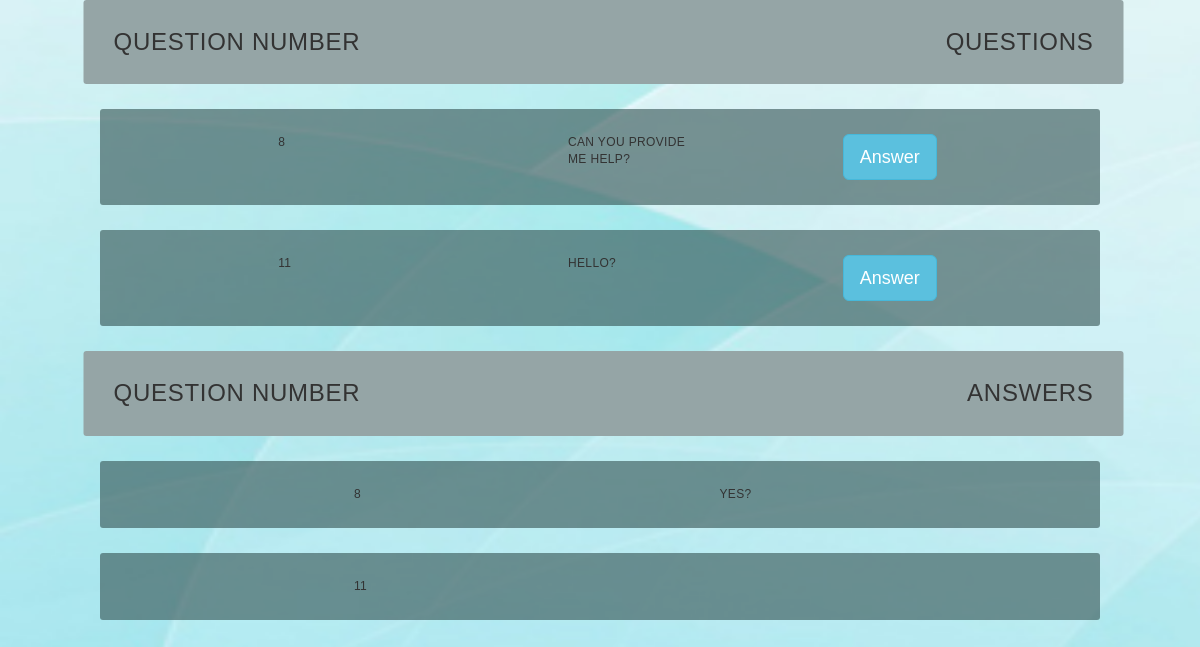
/view/question.php, run on the app's committed database.
### tables this page shows
CREATE TABLE `queries` (
  `Qid` int(11) NOT NULL,
  `query` varchar(10000) DEFAULT NULL,
  `queryuser` varchar(25) NOT NULL,
  `answer` varchar(1000) DEFAULT NULL,
  `answeradmin` varchar(1000) NOT NULL
);

### view/question.php (the view, shortened to what this page needs)
<!DOCTYPE html>
<html lang="en">
<head>
  <link rel="stylesheet" href="https://maxcdn.bootstrapcdn.com/bootstrap/3.4.1/css/bootstrap.min.css">
</head>
<body>
  <div class="container">
  <ul class="responsive-table">
    <li class="table-header">
    <div class="col col-1">QUESTION NUMBER</div>
    <div class="col col-1">QUESTIONS</div>
    </li>
    </ul>
    </div>
    <?php
require_once("../controller/db_con.php");
   $sql="SELECT * FROM queries WHERE query!='NULL'";
$result=mysqli_query($conn, $sql);
if(mysqli_num_rows($result) != 0){
    while($row = mysqli_fetch_array($result)){
  ?>
  <div class=row>
  <div class="col-md-2"><?php echo $row[0]; ?></div>
     <div class="col-md-2"><?php echo $row[1]; ?></div>
  <button type="button" class="btn btn-info btn-lg" data-toggle="modal" data-target="#myModal">Answer</button>
  </div>
  <?php
    }
  }
?>
<div class="container">
  <ul class="responsive-table">
    <li class="table-header">
    <div class="col col-1">QUESTION NUMBER</div>
      <div class="col col-1">Answers</div>
    </li>
    </ul>
    </div>
    <?php
require_once("../controller/db_con.php");
 $sql="SELECT * FROM queries WHERE query!='NULL'";
$result=mysqli_query($conn, $sql);
if(mysqli_num_rows($result) != 0){
    while($row = mysqli_fetch_array($result)){
  ?>
  <div class=row>
  <div class="col-md-2"><?php echo $row[0]; ?></div>
     <div class="col-md-2"><?php echo $row[3]; ?></div>
  </div>
  <?php
    }
  }
?>
</body>
</html>

### view/question.php (style rules this page uses)
body { background-image: url(admin.jpg); background-repeat: no-repeat; background-size: 1920px 1080px; }
.container { max-width: 1100px; margin-left: auto; margin-right: auto; padding-left: 10px; padding-right: 10px; transform: translateX(-1.5%); }
.table-header { font-family: sans-serif; border-radius: 3px; padding: 25px 30px; display: flex; justify-content: space-between; margin-bottom: 25px; background-color: #95A5A6; font-size: 24px; text-transform: uppercase; letter-spacing: 0.03em; }
.row { font-family: sans-serif; max-width: 1000px; margin-left: auto; margin-right: auto; padding-left: 10px; padding-right: 10px; border-radius: 3px; padding: 25px 30px; display: flex; justify-content: space-between; margin-bottom: 25px; background-color: rgba(51, 81, 81 ,0.6); font-size: 12px; text-transform: uppercase; letter-spacing: 0.03em; }

### data on the page
queries: Qid "8", query "CAN YOU PROVIDE ME HELP?", answer "YES?"
queries: Qid "11", query "HELLO?"
